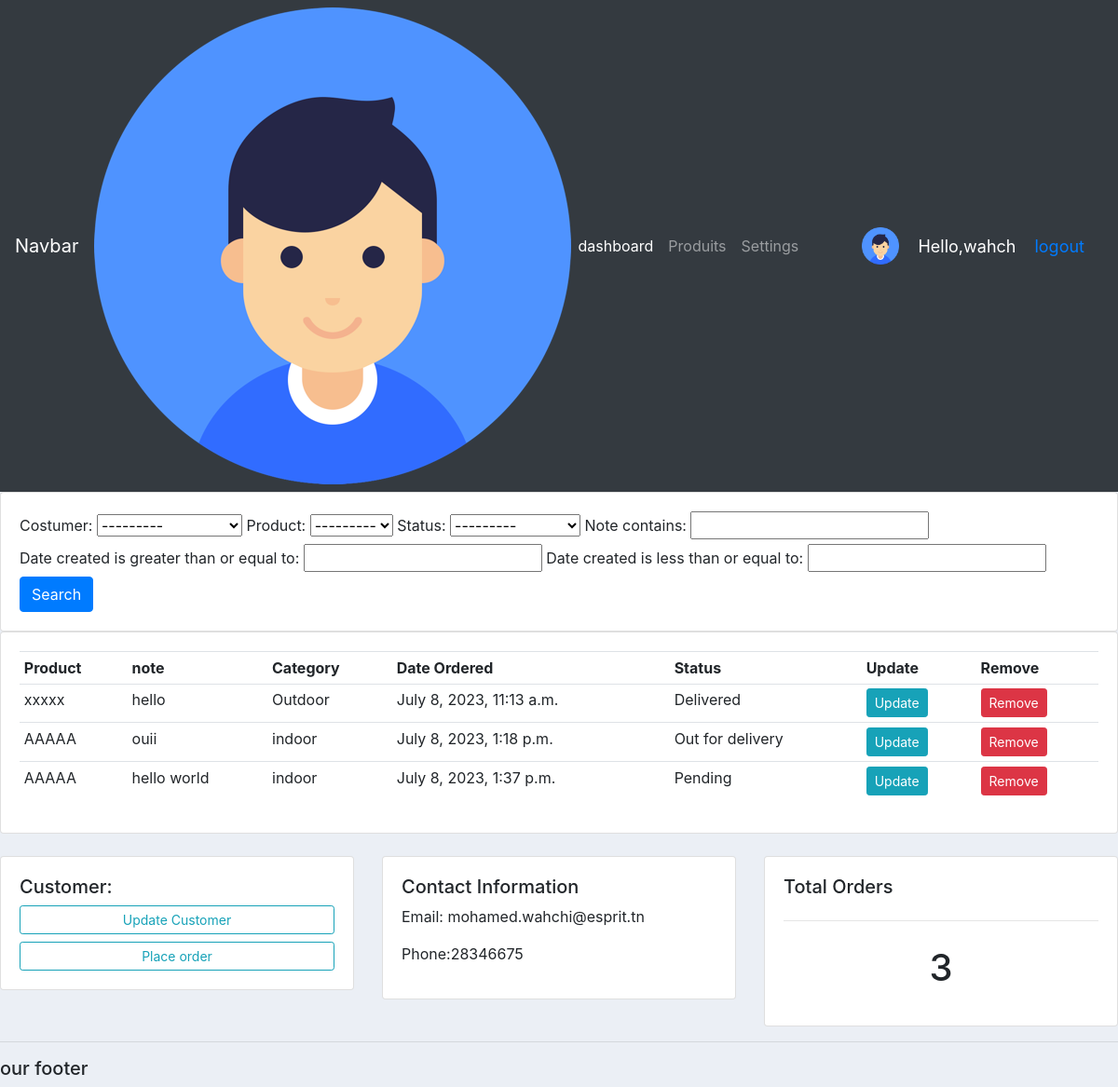
The page /costume/1/ (signed in) on the database as committed earlier.
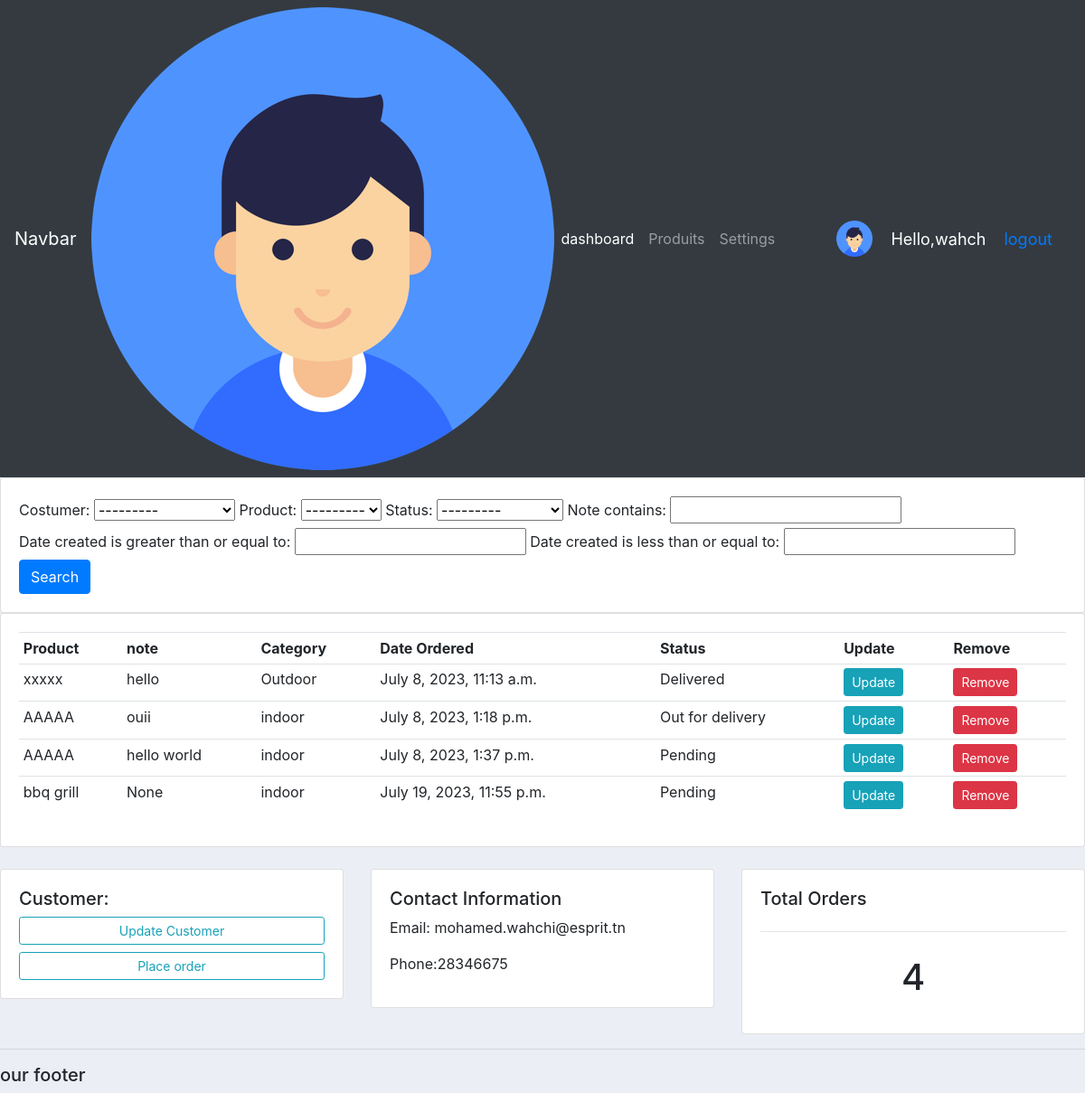
The same page on the database as committed later.
### accounts/models.py (models this page shows, shortened)
class Order(models.Model):
    STATUS =(
        ('Pending','Pending') ,
        ('Out for delivery','Out for delivery') ,
        ('Delivered','Delivered') ,
    )
    Costumer = models.ForeignKey(customer,null=True,on_delete=models.SET_NULL)
    product  = models.ForeignKey(Product,null=True,on_delete=models.SET_NULL)
    date_created = models.DateTimeField(auto_now_add=True , null=True)
    status = models.CharField(max_length=200 , null=True , choices=STATUS)
    note = models.CharField(max_length=1000 , null=True )

class Product(models.Model):
    CATEGORY =(
        ('indoor','indoor') ,
        ('Outdoor','Outdoor') ,
        )
    name = models.CharField(max_length=200 , null=True)
    price = models.FloatField(null=True)
    Category = models.CharField(max_length=200 , null=True , choices=CATEGORY)
    description = models.CharField(max_length=200 , null=True , blank=True)
    product_pic = models.ImageField(default='profile1.png' ,  null=True , blank=True)
    date_created = models.DateTimeField(auto_now_add=True , null=True)
    tags = models.ManyToManyField(Tag)
    def __str__(self):
        return self.name

### accounts/decorators.py (the view)
        def wrapper_func(request,*args,**kwargs):
            group = None
            if request.user.groups.exists():
                group = request.user.groups.all()[0].name
            if group in allowed_roles:
               return view_func(request,*args,**kwargs)
            else:
                return HttpResponse('non autorise')

### accounts/models.py (called while the page is built)
    def __str__(self):
        return self.name

### accounts/views.py (called while the page is built)
@login_required(login_url='login')
@allowed_users(allowed_roles=['admin'])
def costume(request , pk_test):
     costumer = customer.objects.get(id=pk_test)
     orders = costumer.order_set.all()
     order_count =  orders.count()
     myFilter = OrderFilter(request.GET , queryset=orders)
     orders=myFilter.qs
     context = {'costumer':costumer ,'orders': orders ,'order_count': order_count ,'myFilter': myFilter}
     return render(request,'accounts/costume.html',context)

### accounts/templates/accounts/costume.html
{% extends 'accounts/main.html' %}
{% block content %}
<div class="row">
    <div class="col">
      <div class="card card-body">
        <form method="get">
          {{myFilter.form}}
          <button class="btn btn-primary" type="submit">Search</button>
        </form>
      </div>
    </div>
  </div>
  <div class="row">
    <div class="col-md">
      <div class="card card-body">
        <table class="table table-sm">
          <tr>
            <th>Product</th>
            <th>note</th>
            <th>Category</th>
            <th>Date Ordered</th>
            <th>Status</th>
            <th>Update</th>
            <th>Remove</th>
          </tr>
          {% for order in orders %}
          <tr>
            <td>{{order.product}}</td>
            <td>{{order.note}}</td>
            <td>{{order.product.Category}}</td>
            <td>{{order.date_created}}</td>
            <td>{{order.status}}</td>
            <td><a class="btn btn-primary btn-sm btn-info" href="{% url 'update_order' order.id %}">Update</a></td>
            <td><a class="btn btn-primary btn-sm btn-danger" href="{% url 'delete_order' order.id %}">Remove</a></td>
          </tr>
          {% endfor %}
        </table>
      </div>
      <br>
      <div class="row">
        <div class="col-md">
          <div class="card card-body">
            <h5>Customer:</h5>
            <a class="btn btn-outline-info btn-sm btn-block" href="#">Update Customer</a>
            <a class="btn btn-outline-info btn-sm btn-block" href="{% url 'create_order' costumer.id %}">Place order</a>
          </div>
        </div>
        <div class="col-md">
          <div class="card card-body">
            <h5>Contact Information</h5>
            <p>Email: {{costumer.email}}</p>
            <p>Phone:{{costumer.phone}}</p>
          </div>
        </div>
        <div class="col-md">
          <div class="card card-body">
            <h5>Total Orders</h5>
            <hr>
            <h1 style="text-align: center; padding: 10px;">{{order_count}}</h1>
          </div>
        </div>
      </div>
    </div>
  </div>
{% endblock%}

Rows that differ between the two databases and show on the page:
added Order: product "bbq grill", note "None", product.Category "indoor", date_created "July 19, 2023, 11:55 p.m.", status "Pending"
Other text that changed with them:
{{ order_count }}: "3" → "4"
